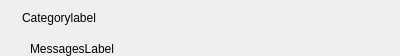
<?xml version="1.0" encoding="UTF-8"?>
<ui version="4.0">
 <class>StatusMessagesWidget</class>
 <widget class="QWidget" name="StatusMessagesWidget">
  <property name="geometry">
   <rect>
    <x>0</x>
    <y>0</y>
    <width>400</width>
    <height>56</height>
   </rect>
  </property>
  <property name="sizePolicy">
   <sizepolicy hsizetype="Preferred" vsizetype="Maximum">
    <horstretch>0</horstretch>
    <verstretch>0</verstretch>
   </sizepolicy>
  </property>
  <property name="windowTitle">
   <string>Form</string>
  </property>
  <layout class="QVBoxLayout" name="verticalLayout" stretch="0,1">
   <property name="margin">
    <number>0</number>
   </property>
   <item>
    <layout class="QHBoxLayout" name="horizontalLayout_2" stretch="0,1">
     <item>
      <widget class="QLabel" name="StatusIconLabel">
       <property name="sizePolicy">
        <sizepolicy hsizetype="Maximum" vsizetype="Maximum">
         <horstretch>16</horstretch>
         <verstretch>16</verstretch>
        </sizepolicy>
       </property>
       <property name="minimumSize">
        <size>
         <width>16</width>
         <height>16</height>
        </size>
       </property>
       <property name="text">
        <string notr="true"/>
       </property>
      </widget>
     </item>
     <item>
      <widget class="QLabel" name="CategoryLabel">
       <property name="text">
        <string notr="true">Categorylabel</string>
       </property>
      </widget>
     </item>
    </layout>
   </item>
   <item>
    <layout class="QHBoxLayout" name="horizontalLayout" stretch="0,0">
     <item>
      <spacer name="horizontalSpacer">
       <property name="orientation">
        <enum>Qt::Horizontal</enum>
       </property>
       <property name="sizeType">
        <enum>QSizePolicy::Fixed</enum>
       </property>
       <property name="sizeHint" stdset="0">
        <size>
         <width>30</width>
         <height>1</height>
        </size>
       </property>
      </spacer>
     </item>
     <item>
      <widget class="QLabel" name="MessagesLabel">
       <property name="sizePolicy">
        <sizepolicy hsizetype="Expanding" vsizetype="Maximum">
         <horstretch>0</horstretch>
         <verstretch>0</verstretch>
        </sizepolicy>
       </property>
       <property name="text">
        <string notr="true">MessagesLabel</string>
       </property>
       <property name="wordWrap">
        <bool>true</bool>
       </property>
      </widget>
     </item>
    </layout>
   </item>
  </layout>
 </widget>
 <resources/>
 <connections/>
</ui>
